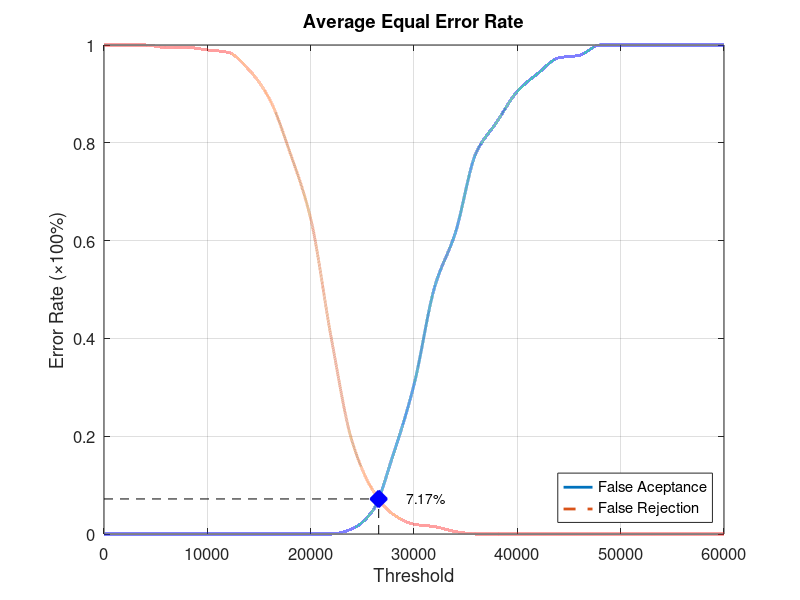
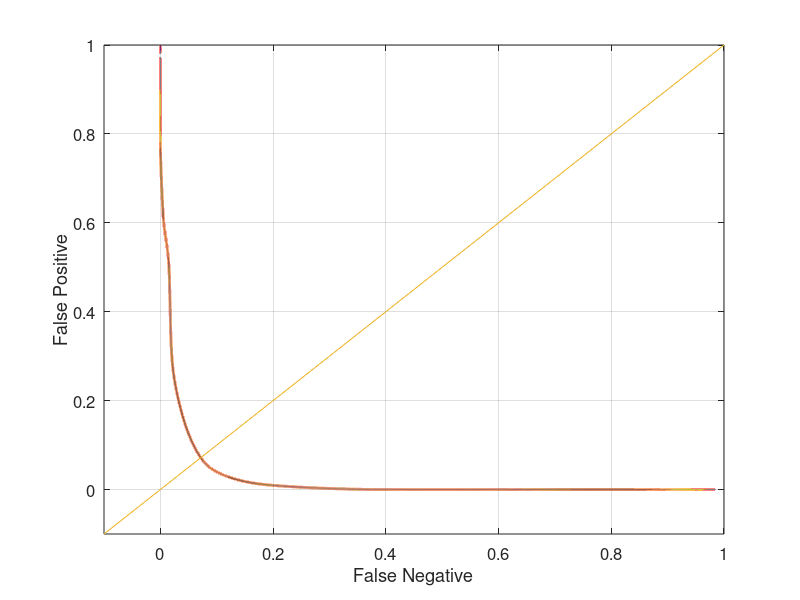

Here is the MATLAB script that generated these plots, in order:
function yEER = Database1_2
close all;
clear;
clc;
x = 0:2000:60000;
xq = 0:0.5:60000;

y0 = [0 0 0 0 0 0 0 0 0 0 0 0 0.0105263 0.0473684 0.163158 0.305263 0.505263 0.615789 0.778947 0.842105 0.905263 0.942105 0.973684 0.978947 1 1 1 1 1 1 1];
yy0 = interp1(x, y0, xq, 'pchip');
y1 = [1 1 1 0.995 0.995 0.99 0.985 0.95 0.89 0.78 0.645 0.4 0.19 0.09 0.04 0.02 0.015 0.005 0 0 0 0 0 0 0 0 0 0 0 0 0];
yy1 = interp1(x, y1, xq, 'pchip');

% Calculating EER: 
y2 = abs(y0 - y1);
find(y2 == min(y2))
yy2 = abs(yy0 - yy1);
xEER = find(yy2 == min(yy2));
xEERIndex = xq(xEER) % X-axis EER
yEER = yy0(xEER) % Y-axis EER

main = figure
plot(xq, yy0,'-','LineWidth', 2);	hold on
plot(xq, yy1,'--','LineWidth', 2);	hold on
plot([xEERIndex xEERIndex], [0 yEER], 'k--');	hold on
plot([0 xEERIndex], [yEER yEER], 'k--');	hold on
plot(xEERIndex, yEER, 'bx', 'LineWidth', 10);	hold on
text(xEERIndex + 10 * xEERIndex / 100, yEER, [num2str(round((10000 * yEER)) / 100) '%'])
legend('False Aceptance', 'False Rejection', 'Location', 'SouthEast')
xlabel('Threshold')
ylabel('Error Rate (\times100%)')
title('Average Equal Error Rate')
set(gca, 'FontSize', 12)
axis([0 60000 0 1])
grid on

print(main, 'Database1_2Main', '-dpng');
FNRxFPR = figure('Color', [1 1 1]);
plot(yy1, yy0, '-', yy1, yy0, 'LineWidth', 2);
hold on
y = -0.1:0.1:1
plot(y, y); 
set(gca, 'FontSize', 12)
xlabel('False Negative')
ylabel('False Positive')
axis([-0.1 1 -0.1 1])
set(gca, 'FontSize', 12)
grid on

print(FNRxFPR, 'Database1_2FNRxFPR','-dpng');
end
